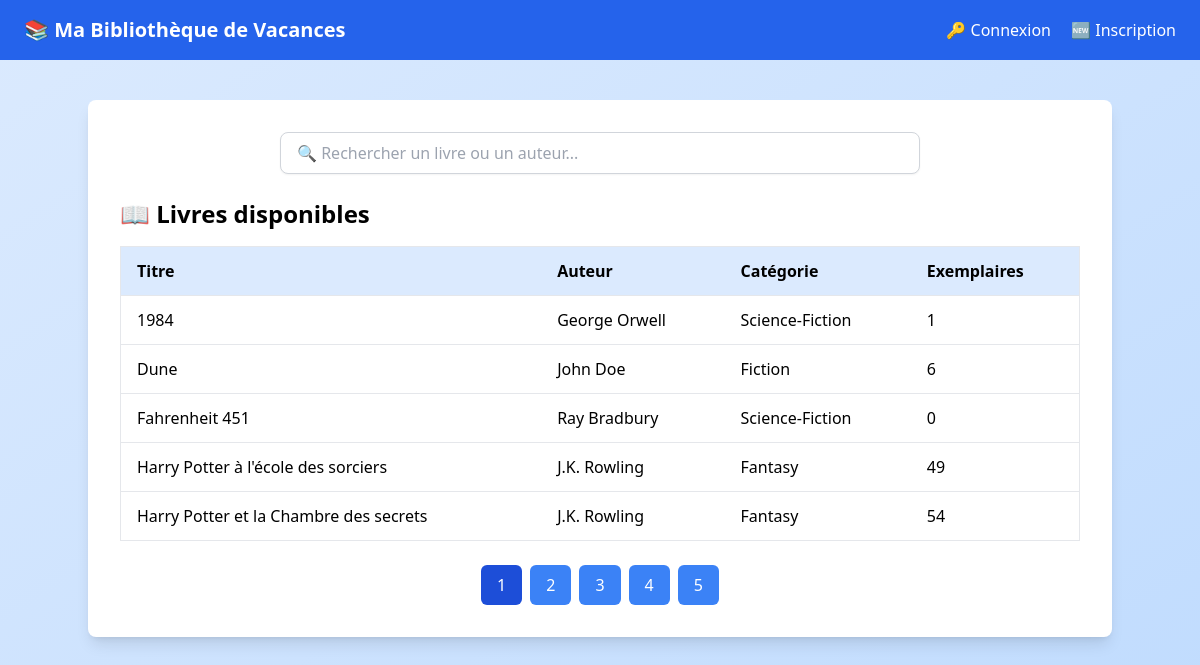
The app's page /, older data.
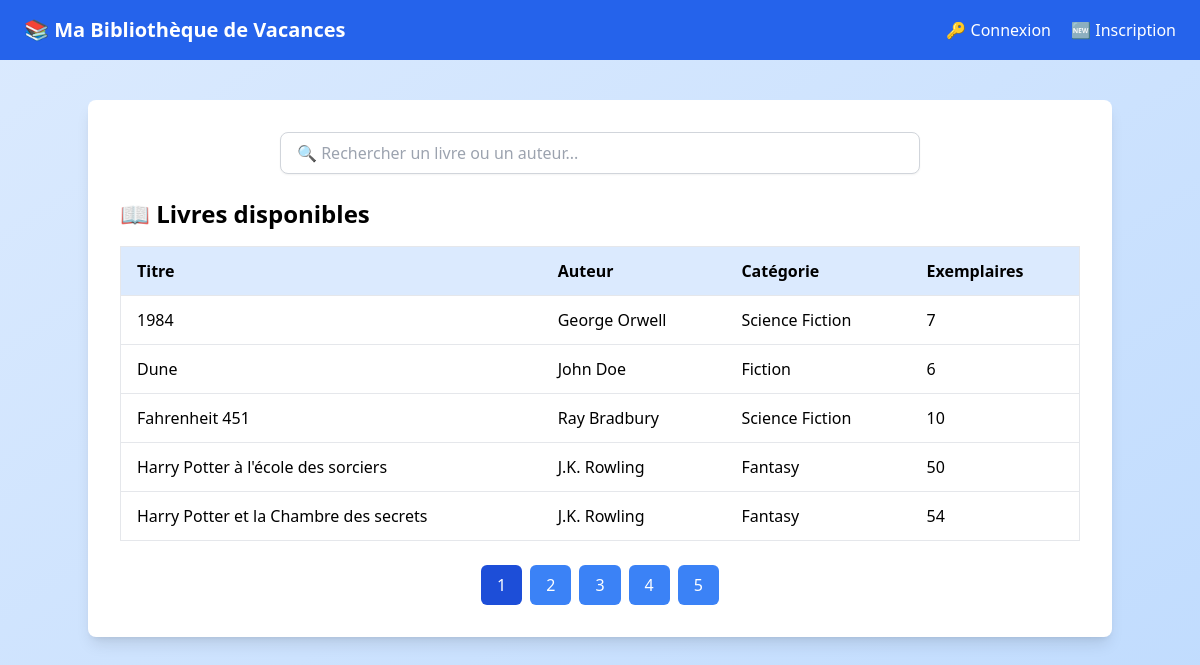
The same page, newer data.
### tables this page shows
CREATE TABLE IF NOT EXISTS `livres` (
  `id` int NOT NULL AUTO_INCREMENT,
  `titre` varchar(255) NOT NULL,
  `isbn` varchar(13) NOT NULL,
  `annee_publication` year NOT NULL,
  `resume` text,
  `nombre_exemplaires_total` int NOT NULL,
  `nombre_exemplaires_disponibles` int NOT NULL,
  `auteur_id` int DEFAULT NULL,
  `categorie_id` int DEFAULT NULL,
  `utilisateur_id` int DEFAULT NULL,
  `nombre_exemplaires` int NOT NULL DEFAULT '0',
  `description` text,
  PRIMARY KEY (`id`),
  UNIQUE KEY `isbn` (`isbn`),
  KEY `fk_auteur` (`auteur_id`),
  KEY `fk_categorie` (`categorie_id`),
  KEY `fk_utilisateur` (`utilisateur_id`)
);

CREATE TABLE IF NOT EXISTS `categories` (
  `id` int NOT NULL AUTO_INCREMENT,
  `nom_categorie` varchar(100) DEFAULT NULL,
  PRIMARY KEY (`id`),
  UNIQUE KEY `nom_categorie` (`nom_categorie`)
);

CREATE TABLE IF NOT EXISTS `auteurs` (
  `id` int NOT NULL AUTO_INCREMENT,
  `nom` varchar(100) NOT NULL,
  `prenom` varchar(100) NOT NULL,
  `date_naissance` date DEFAULT NULL,
  `biographie` text,
  PRIMARY KEY (`id`)
);

### index.php (the view, shortened to what this page needs)
<?php
require_once 'includes/config.php';
$livres_par_page = 5;
$page_actuelle = isset($_GET['page']) ? max(1, intval($_GET['page'])) : 1;
$debut = ($page_actuelle - 1) * $livres_par_page;
$stmt = $pdo->query("
    SELECT l.id, l.titre, l.nombre_exemplaires_disponibles,
           a.nom AS auteur_nom, a.prenom AS auteur_prenom, c.nom_categorie
    FROM livres l
    LEFT JOIN auteurs a ON l.auteur_id = a.id
    LEFT JOIN categories c ON l.categorie_id = c.id
    ORDER BY l.titre ASC
");
$livres = $stmt->fetchAll();
$total_livres = count($livres);
$total_pages = ceil($total_livres / $livres_par_page);
$livres = array_slice($livres, $debut, $livres_par_page);
?>
<!DOCTYPE html>
<html lang="fr">
<head>
    <script src="https://cdn.tailwindcss.com"></script>
</head>
<body class="bg-gradient-to-br from-blue-100 to-blue-200 min-h-screen">
<header class="bg-blue-600 text-white px-6 py-4 flex justify-between items-center flex-wrap">
    <h1 class="text-xl font-bold">📚 Ma Bibliothèque de Vacances</h1>
    <nav class="space-x-4">
        <?php if (isset($_SESSION['utilisateur_id'])): ?>
            <a href="dashboard.php" class="hover:underline">🖥️ Tableau de Bord</a>
            <a href="logout.php" class="hover:underline">↩️ Déconnexion</a>
        <?php else: ?>
            <a href="login.php" class="hover:underline">🔑 Connexion</a>
            <a href="register.php" class="hover:underline">🆕 Inscription</a>
        <?php endif; ?>
    </nav>
</header>
<main class="max-w-5xl mx-auto bg-white mt-10 p-8 rounded-lg shadow-lg">
    <div class="mb-6 flex flex-col sm:flex-row gap-4 items-center justify-center">
        <input type="text" id="searchInput" placeholder="🔍 Rechercher un livre ou un auteur..."
               class="w-full sm:w-2/3 px-4 py-2 border border-gray-300 rounded-lg shadow-sm focus:ring-2 focus:ring-blue-400 focus:outline-none">
    </div>
    <h2 class="text-2xl font-bold mb-4">📖 Livres disponibles</h2>
    <?php if (empty($livres)): ?>
        <p class="text-center text-gray-600">Aucun livre trouvé.</p>
    <?php else: ?>
        <div class="overflow-x-auto">
            <table id="livresTable" class="w-full table-auto border border-gray-200">
                <thead class="bg-blue-100">
                <tr>
                    <th class="px-4 py-3 text-left">Titre</th>
                    <th class="px-4 py-3 text-left">Auteur</th>
                    <th class="px-4 py-3 text-left">Catégorie</th>
                    <th class="px-4 py-3 text-left">Exemplaires</th>
                </tr>
                </thead>
                <tbody>
                <?php foreach ($livres as $livre): ?>
                    <tr class="border-t">
                        <td class="px-4 py-3"><?= htmlspecialchars($livre['titre']) ?></td>
                        <td class="px-4 py-3"><?= htmlspecialchars($livre['auteur_prenom'] . ' ' . $livre['auteur_nom']) ?></td>
                        <td class="px-4 py-3"><?= htmlspecialchars($livre['nom_categorie'] ?? 'NULL') ?></td>
                        <td class="px-4 py-3"><?= intval($livre['nombre_exemplaires_disponibles']) ?></td>
                    </tr>
                <?php endforeach; ?>
                </tbody>
            </table>
        </div>
        <?php if ($total_pages > 1): ?>
            <div class="flex justify-center mt-6 space-x-2">
                <?php for ($i = 1; $i <= $total_pages; $i++): ?>
                    <a href="?page=<?= $i ?>"
                       class="px-4 py-2 rounded-md text-white <?= $i === $page_actuelle ? 'bg-blue-700' : 'bg-blue-500 hover:bg-blue-600' ?>">
                        <?= $i ?>
                    </a>
                <?php endfor; ?>
            </div>
        <?php endif; ?>
    <?php endif; ?>
</main>
</body>
</html>

Row changes from the older to the newer data that the page shows:
changed livres "George Orwell": categorie.nom_categorie "Science-Fiction" → "Science Fiction"; nombre_exemplaires_disponibles "1" → "7"
changed livres "Fahrenheit 451": categorie.nom_categorie "Science-Fiction" → "Science Fiction"; nombre_exemplaires_disponibles "0" → "10"
changed livres "Harry Potter à l'école des sorciers": nombre_exemplaires_disponibles "49" → "50"
